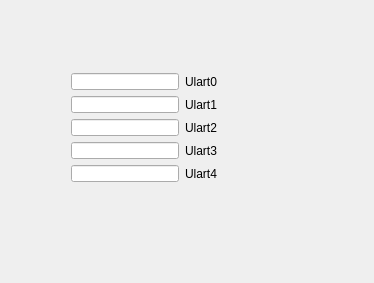
<?xml version="1.0" encoding="UTF-8"?>
<ui version="4.0">
 <class>Widget</class>
 <widget class="QWidget" name="Widget">
  <property name="geometry">
   <rect>
    <x>0</x>
    <y>0</y>
    <width>374</width>
    <height>283</height>
   </rect>
  </property>
  <property name="windowTitle">
   <string>Widget</string>
  </property>
  <widget class="QWidget" name="">
   <property name="geometry">
    <rect>
     <x>60</x>
     <y>62</y>
     <width>201</width>
     <height>131</height>
    </rect>
   </property>
   <layout class="QFormLayout" name="formLayout">
    <item row="0" column="0">
     <widget class="QLineEdit" name="ulart_data0">
      <property name="readOnly">
       <bool>true</bool>
      </property>
     </widget>
    </item>
    <item row="0" column="1">
     <widget class="QLabel" name="label">
      <property name="text">
       <string>Ulart0</string>
      </property>
     </widget>
    </item>
    <item row="1" column="0">
     <widget class="QLineEdit" name="ulart_data1">
      <property name="readOnly">
       <bool>true</bool>
      </property>
     </widget>
    </item>
    <item row="1" column="1">
     <widget class="QLabel" name="label_2">
      <property name="text">
       <string>Ulart1</string>
      </property>
     </widget>
    </item>
    <item row="2" column="0">
     <widget class="QLineEdit" name="ulart_data2">
      <property name="readOnly">
       <bool>true</bool>
      </property>
     </widget>
    </item>
    <item row="2" column="1">
     <widget class="QLabel" name="label_4">
      <property name="text">
       <string>Ulart2</string>
      </property>
     </widget>
    </item>
    <item row="3" column="0">
     <widget class="QLineEdit" name="ulart_data3">
      <property name="readOnly">
       <bool>true</bool>
      </property>
     </widget>
    </item>
    <item row="3" column="1">
     <widget class="QLabel" name="label_3">
      <property name="text">
       <string>Ulart3</string>
      </property>
     </widget>
    </item>
    <item row="4" column="0">
     <widget class="QLineEdit" name="ulart_data4">
      <property name="readOnly">
       <bool>true</bool>
      </property>
     </widget>
    </item>
    <item row="4" column="1">
     <widget class="QLabel" name="label_5">
      <property name="text">
       <string>Ulart4</string>
      </property>
     </widget>
    </item>
   </layout>
  </widget>
  <widget class="QWidget" name="">
   <property name="geometry">
    <rect>
     <x>60</x>
     <y>210</y>
     <width>252</width>
     <height>16</height>
    </rect>
   </property>
   <layout class="QHBoxLayout" name="horizontalLayout">
    <item>
     <widget class="QLabel" name="label_6">
      <property name="maximumSize">
       <size>
        <width>60</width>
        <height>16777215</height>
       </size>
      </property>
      <property name="text">
       <string>Time:</string>
      </property>
     </widget>
    </item>
    <item>
     <widget class="QLabel" name="label_7">
      <property name="minimumSize">
       <size>
        <width>100</width>
        <height>0</height>
       </size>
      </property>
      <property name="text">
       <string>TextLabel</string>
      </property>
     </widget>
    </item>
    <item>
     <widget class="QLabel" name="label_8">
      <property name="text">
       <string>Package:</string>
      </property>
     </widget>
    </item>
    <item>
     <widget class="QLabel" name="label_9">
      <property name="text">
       <string>TextLabel</string>
      </property>
     </widget>
    </item>
   </layout>
  </widget>
 </widget>
 <layoutdefault spacing="6" margin="11"/>
 <resources/>
 <connections/>
</ui>
